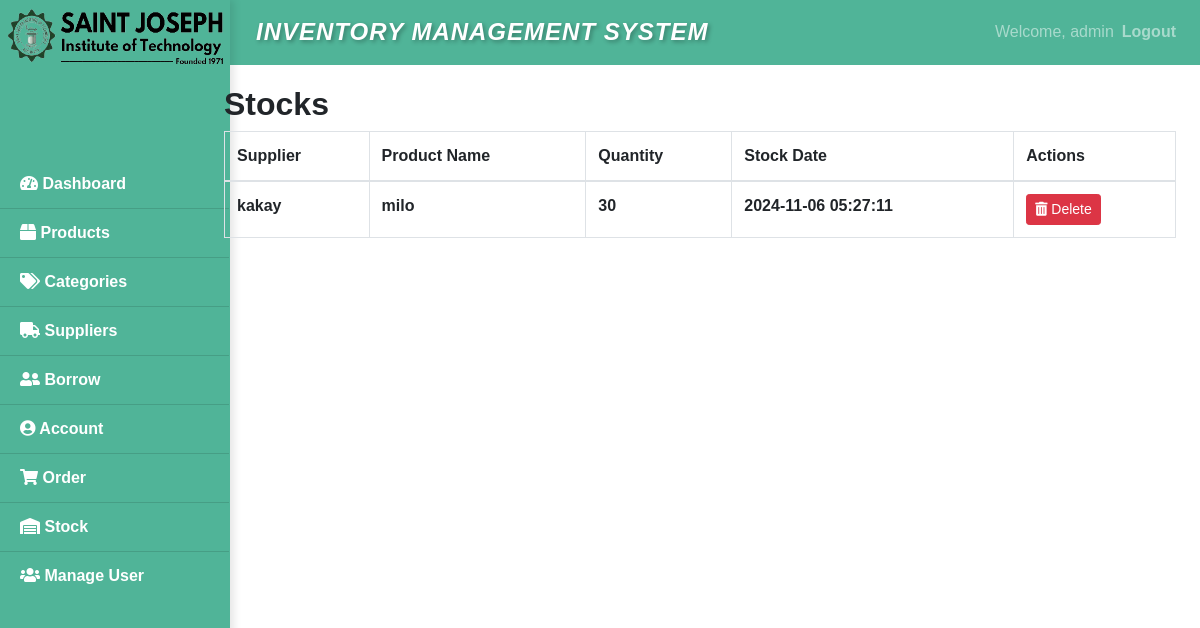
/stock.php (signed in), run on the app's committed database.
### tables this page shows
CREATE TABLE `orders` (
  `id` int(11) NOT NULL,
  `supplier_id` int(11) NOT NULL,
  `product_name` varchar(255) NOT NULL,
  `quantity` int(11) NOT NULL,
  `order_date` timestamp NOT NULL DEFAULT current_timestamp(),
  `received_date` date DEFAULT NULL,
  `status` enum('Pending','Received') DEFAULT 'Pending',
  `delivery_duration` int(11) DEFAULT 0
);

CREATE TABLE `suppliers` (
  `SupplierID` int(11) NOT NULL,
  `SupplierName` varchar(255) NOT NULL,
  `SupplierContact` varchar(255) NOT NULL,
  `CreatedAt` timestamp NOT NULL DEFAULT current_timestamp()
);

### stock.php (the view, shortened to what this page needs)
<?php
$isAdmin = ($_SESSION['role'] === 'admin');
?>
<!DOCTYPE html>
<html lang="en">
<head>
    <link href="https://stackpath.bootstrapcdn.com/bootstrap/4.5.2/css/bootstrap.min.css" rel="stylesheet">
    <link rel="stylesheet" href="https://cdnjs.cloudflare.com/ajax/libs/font-awesome/5.15.4/css/all.min.css">
</head>
<body>
 <nav class="navbar navbar-expand-md navbar-dark" style="background-color: #50B498;">
        <a class="navbar-brand" href="#">Inventory Management System</a>
        <div class="collapse navbar-collapse" id="navbarNav">
            <ul class="navbar-nav ml-auto">
                <li class="nav-item">
                    <span class="navbar-text">Welcome, <?php echo htmlspecialchars($_SESSION['username']); ?></span>
                </li>
                <li class="nav-item">
                  <b>  <a class="nav-link" href="Login.php">Logout</a>
                </li>
            </ul>
        </div>
    </nav>
    <div class="container-fluid">
        <div class="row">
            <div class="sidebar">
                <div class="sidebar-heading">
                    <img src="founded.png" class="sidebar-logo" alt="Sidebar Logo">
                </div>
               <div class="list-group list-group-flush">
                    <a href="Dashboard.php" class="list-group-item list-group-item-action"><i class="fas fa-tachometer-alt"></i> Dashboard</a>
                    <a href="Product.php" class="list-group-item list-group-item-action"><i class="fas fa-box"></i> Products</a>
                    <a href="Categories.php" class="list-group-item list-group-item-action"><i class="fas fa-tags"></i> Categories</a>
                    <a href="Supplier.php" class="list-group-item list-group-item-action"><i class="fas fa-truck"></i> Suppliers</a>
                    <a href="#borrowerSubMenu" class="list-group-item list-group-item-action" data-toggle="collapse"><i class="fas fa-user-friends"></i> Borrow</a>
                    <a href="Account.php" class="list-group-item list-group-item-action"><i class="fas fa-user-circle"></i> Account</a>
                    <a href="Order.php" class="list-group-item list-group-item-action"><i class="fas fa-shopping-cart"></i> Order</a>
                    <a href="stock.php" class="list-group-item list-group-item-action"><i class="fas fa-warehouse"></i> Stock</a>
                     <?php if ($_SESSION['role'] === 'admin'): ?>
                    <a href="Manage_users.php" class="list-group-item list-group-item-action"><i class="fas fa-users"></i> Manage User</a>
                <?php endif; ?>
                </div>
            </div>
        <main role="main" class="col-md-9 ml-sm-auto col-lg-10 px-4 main-content">
<?php
$conn = new mysqli('localhost', 'root', '', 'inventoryproj');
$sql = "SELECT orders.id, suppliers.SupplierName, orders.product_name, orders.quantity, orders.order_date
        FROM orders
        JOIN suppliers ON orders.supplier_id = suppliers.SupplierID
        WHERE orders.status = 'Received'";
$result = $conn->query($sql);
echo '<h2><b>Stocks</b></h2>';
echo "<div class='table-responsive'>";
echo '<table class="table table-bordered">';
echo '<thead><tr>
        <th>Supplier</th>
        <th>Product Name</th>
        <th>Quantity</th>
        <th>Stock Date</th>
        <th>Actions</th>
      </tr></thead>';
echo '<tbody>';
if ($result->num_rows > 0) {
    while ($row = $result->fetch_assoc()) {
        echo '<tr>';
        echo '<td>' . htmlspecialchars($row['SupplierName']) . '</td>';
        echo '<td>' . htmlspecialchars($row['product_name']) . '</td>';
        echo '<td>' . htmlspecialchars($row['quantity']) . '</td>';
        echo '<td>' . htmlspecialchars($row['order_date']) . '</td>';
        echo '<td>';
        if ($isAdmin) {
            echo '<form method="post" action="delete_stocks.php" style="display:inline;">
                    <input type="hidden" name="id" value="' . htmlspecialchars($row['id']) . '">
                    <button type="submit" class="btn btn-sm btn-danger"><i class="fas fa-trash-alt"></i> Delete</button>
                  </form>';
        } else {
            echo '<span class="text-muted">No action</span>';
        }
        echo '</td>';
        echo '</tr>';
    }
} else {
    echo '<tr><td colspan="5">No stocks available</td></tr>';
}
echo '</tbody>';
echo '</table>';
?>
</main>
        </div>
    </div>
</body>
</html>

### stock.php (style rules this page uses)
body { font-family: Arial, sans-serif; overflow-x: hidden; }
.sidebar { height: 100vh; width: 230px; position: fixed; top: 0; left: 0; background-color: #50B498; border-right: 1px solid #50B498; box-shadow: 4px 0 8px rgba(0, 0, 0, 0.1); }
.sidebar-heading { text-align: center; padding-bottom: 0px; }
.sidebar-logo { width: 320px; height: 250px; margin-left: -65px; margin-top: -90px; }
.sidebar .list-group-item { border-radius: 0; background-color: #50B498; color: #fff; }
.main-content { margin-left: 250px; padding: 20px; }
.navbar-brand { font-weight: bold; font-family: 'Arial', sans-serif; font-size: 24px; font-style: oblique; text-align: center; flex: 1; letter-spacing: 1px; line-height: 1.2; text-transform: uppercase; text-shadow: 2px 2px 4px rgba(0, 0, 0, 0.3); color: #ffffff; background-color: #50B498; padding: 10px; margin-left: 230px; }

### data on the page
orders: supplier.SupplierName "kakay", product_name "milo", quantity "30", order_date "2024-11-06 05:27:11"

### other printed values
$_SESSION['username'] "admin"
